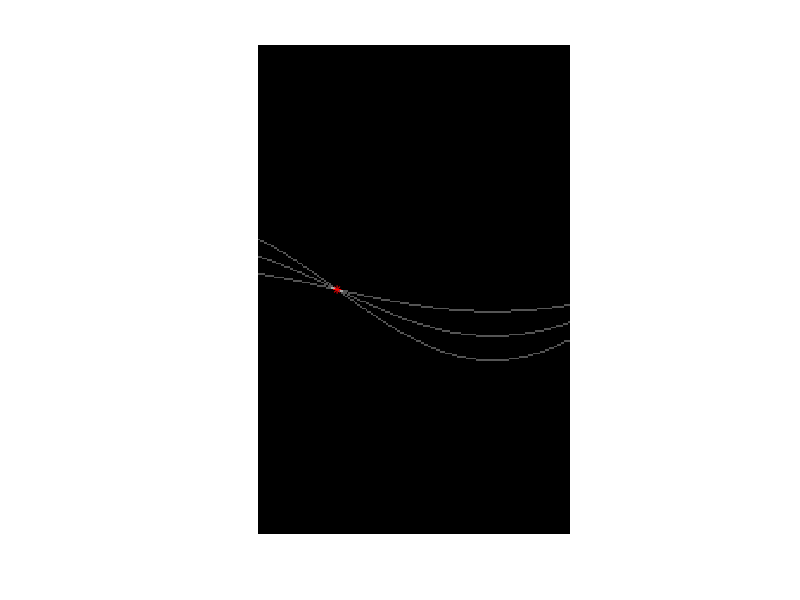
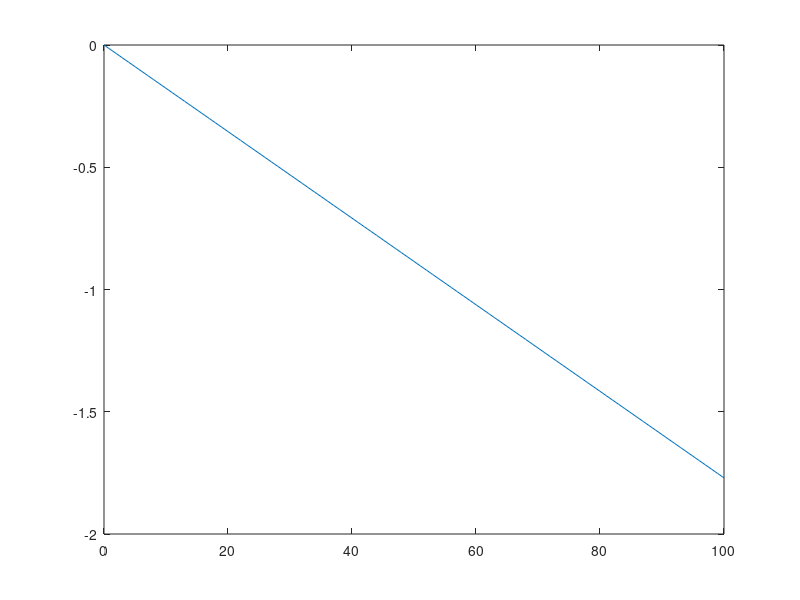

These charts were generated, in order, by the following MATLAB code:
clc; clear all; close all;

% f = zeros(100,100);
% 
% for i = 1:size(f,1)
%     f(i,i) = 1;
%     figure(10); imshow(f, []); hold on;
%     plot(f(i,i),'g'); hold on;
% end

% [h,t,r] = hough([10,10]);
f = zeros(100,100);
f(10,10) = 1;
% H = hough(f);
% imshow(H,[]);

f(20,20) = 1;
% H = hough(f);
% imshow(H,[]);


f(30,30) = 1;
H = hough(f);
imshow(H,[]);   
hold on;

a = houghpeaks(H);
plot(a(2), a(1), '*r');

x = 0:1:100;
y = tan(-90+a(2))*x;
figure(); plot(x,y);
